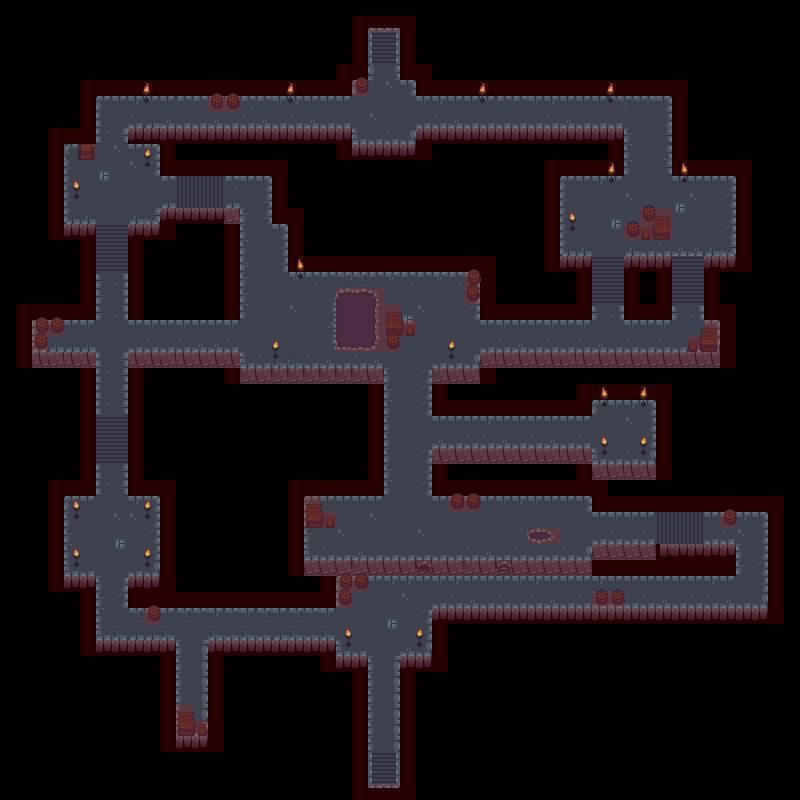

A 2D game scene composited from a Tiled map and its tileset images. What follows is a short description and the map's XML, with each tile layer's data collapsed to a summary:
An orthogonal 50x50 tile map with 16x16 px tiles, 5 tile layers (ground, ground top, objects, objects top, ...), 2 tilesets.

<map version="1.0" orientation="orthogonal" renderorder="right-down" width="50" height="50" tilewidth="16" tileheight="16" nextobjectid="1">
 <tileset firstgid="1" name="dungeon_tiles" tilewidth="16" tileheight="16" tilecount="552" columns="23">
  <image source="../tilesets/dungeon_tiles.png" width="368" height="384" />
 </tileset>
 <tileset firstgid="553" name="collision" tilewidth="16" tileheight="16" tilecount="4" columns="2">
  <image source="../tilesets/collision.png" width="32" height="32" />
 </tileset>
 <layer name="ground" width="50" height="50">
  <data>[2500 cells, 895 non-empty, 42 distinct tile ids]</data>
 </layer>
 <layer name="ground top" width="50" height="50">
  <data>[2500 cells, 45 non-empty, 20 distinct tile ids]</data>
 </layer>
 <layer name="objects" width="50" height="50">
  <data>[2500 cells, 87 non-empty, 12 distinct tile ids]</data>
 </layer>
 <layer name="objects top" width="50" height="50" offsetx="-1" offsety="0">
  <data>[2500 cells, 49 non-empty, 10 distinct tile ids]</data>
 </layer>
 <layer name="collision" width="50" height="50" opacity="0.15">
  <data>[2500 cells, 549 non-empty, 1 distinct tile ids]</data>
 </layer>
</map>
